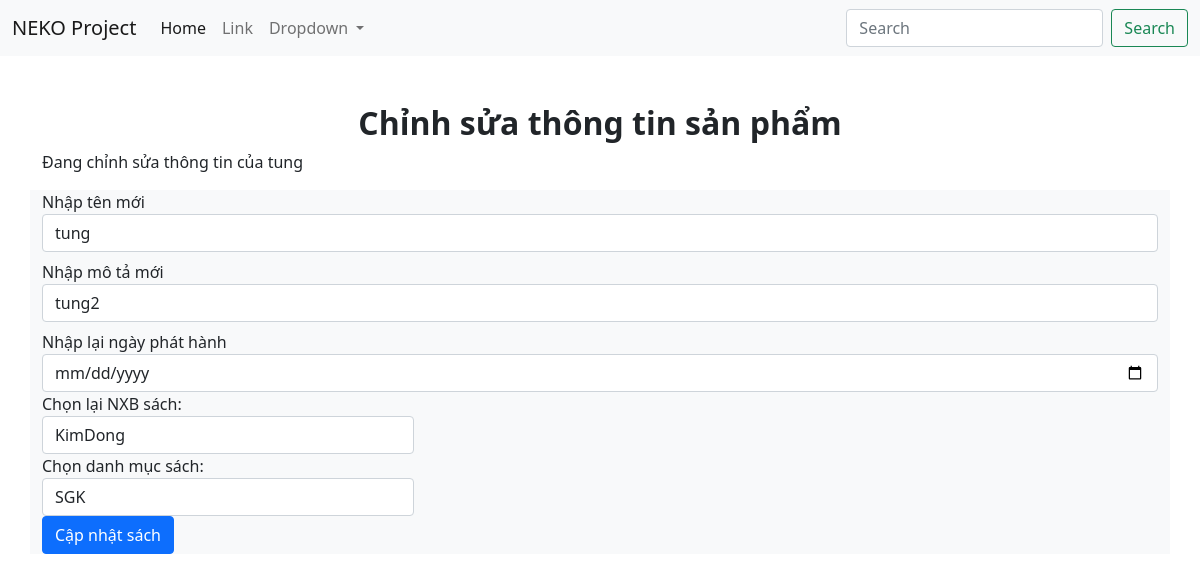
Page /update/4 on the committed database.
### app/models.py (models this page shows, shortened)
class Book(models.Model):
    name = models.CharField(max_length=20,blank=False,null=False)
    desc = models.CharField(max_length=100,blank=False,null=False)
    date = models.DateField()
    provider = models.CharField(max_length=50,blank=False,null=False)
    category = models.CharField(max_length=50,blank=False,null=False)

### app/views.py (the view, shortened to what this page needs)
# urls.py: path('update/<id>',views.updateData,name="updateData"),
def updateData(request,id):
    d = Book.objects.get(id=id)
    context = {"d" : d}
    return render(request,"edit.html",context)

### templates/edit.html (shortened to what this page needs)
<!DOCTYPE html>
<html lang="en">
  <head>
    <link
      href="https://cdn.jsdelivr.net/npm/bootstrap@5.1.3/dist/css/bootstrap.min.css"
      rel="stylesheet"
    />
  </head>
  <body>
    <nav class="navbar navbar-expand-lg navbar-light bg-light">
      <div class="container-fluid">
        <a class="navbar-brand" href="/">NEKO Project</a>
        <div class="collapse navbar-collapse" id="navbarSupportedContent">
          <ul class="navbar-nav me-auto mb-2 mb-lg-0">
            <li class="nav-item">
              <a class="nav-link active" aria-current="page" href="/">Home</a>
            </li>
            <li class="nav-item">
              <a class="nav-link" href="#">Link</a>
            </li>
            <li class="nav-item dropdown">
              <a
                class="nav-link dropdown-toggle"
                href="#"
                id="navbarDropdown"
                role="button"
                data-bs-toggle="dropdown"
                aria-expanded="false"
              >
                Dropdown
              </a>
            </li>
          </ul>
          <form class="d-flex">
            <input
              class="form-control me-2"
              type="search"
              placeholder="Search"
              aria-label="Search"
            />
            <button class="btn btn-outline-success" type="submit">
              Search
            </button>
          </form>
        </div>
      </div>
    </nav>
    <div class="container">
        <h2 class="text-center fw-bold mt-5">Chỉnh sửa thông tin sản phẩm</h2>
        <p>Đang chỉnh sửa thông tin của {{d.name}}</p>
    </div>
    <div class="container mt-3 bg-light">
      <div class="row">
        <div class="col-md-12">
          <form action="/update/{{d.id}}" method="POST">
            <div class="form-group">
              <label for="">Nhập tên mới</label>
              <input
                type="text"
                class="form-control"
                name="name"
                placeholder="Nhập tên sách"
                value={{d.name}}
                id=""
              />
            </div>
            <div class="form-group mt-2">
              <label for="">Nhập mô tả mới</label>
              <input
                type="text"
                class="form-control"
                name="desc"
                placeholder="Nhập mô tả sách"
                value="{{d.desc}}"
                id=""
              />
            </div>
            <div class="form-group mt-2">
              <label for="">Nhập lại ngày phát hành</label>
              <input
                type="date"
                class="form-control"
                name="date"
                placeholder="Nhập ngày phát hành sách"
                value={{d.date}}
                id=""
              />
            </div>
            <div class="form-group col-md-4">
              <label for="provider">Chọn lại NXB sách:</label>
              <select name="provider" id="provider" class="form-control">
                <option selected>{{d.provider}}</option>
              </select>
            </div>
            <div class="form-group col-md-4">
              <label for="category">Chọn danh mục sách:</label>
              <select name="category" id="category" class="form-control">
                <option selected>{{d.category}}</option>
              </select>
            </div>
            <button type="submit" class="btn btn-primary">Cập nhật sách</button>
          </form>
        </div>
      </div>
    </div>
  </body>
</html>

### rows in the picture
Book: name "tung", desc "tung2", provider "KimDong", category "SGK"
